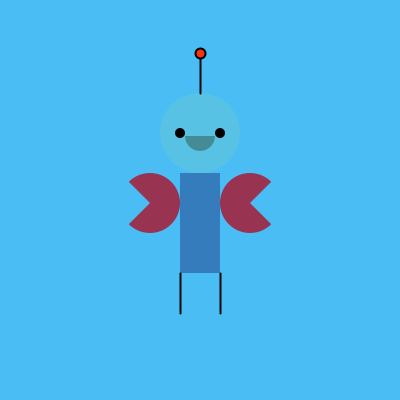
Frame 1 (no input)
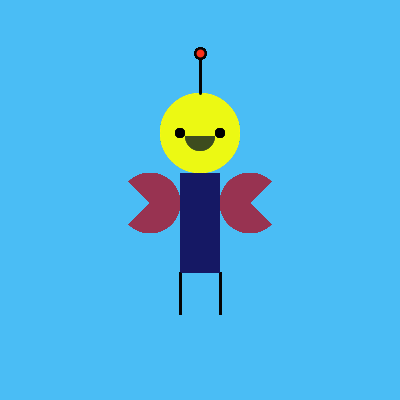
Frame 60 (the mouse pressed at the canvas centre just before this capture)
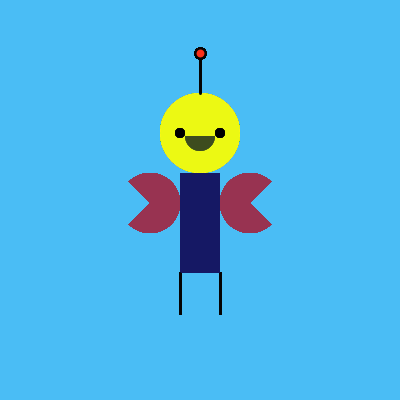
Frame 120 (the mouse held since frame 60 and released just before this capture)

The Processing sketch that drew these frames (run headless with seeded random() and noise(); from frame 60 on, the mouse is pressed at the canvas centre):

// Processing sketch: processing_29024
// ── processing_29024.pde

void setup() {
  size(400, 400);
  background(74, 189, 245);
  smooth();
}

void draw() {

  //positions
  int x = width/2;
  int y = height/3;

  ellipseMode(CENTER);
  rectMode(CENTER);
  noStroke();

  //face
  fill(245, 250, 15, 20);  //color
  ellipse(x, y, 80, 80);

  //eyes
  fill(0);
  ellipse(x-20, y,10,10);
  ellipse(x +20, y,10,10);


  //nose
  fill(39, 54, 31, 100);
  arc(x, y+3, 30, 30, 0, PI);

  //body
  fill(20, 22, 99, 100);
  rect(x, y+90, 40, 100);

  //hands
  fill(152, 51, 81);
  arc(x +50,y+70, 60, 60, PI/4, 7*PI/4);
  arc(x -50,y+70, 60, 60, 5*PI/4, 2*PI+ 3*PI/4);

  //headdress
  stroke(4);
  fill(250,48, 25);
  strokeWeight(2);
  line(x, y - 40, x, y - 80);
  ellipse(x, y - 80, 10, 10);

  //legs
  line(x +20, y+140, x+20, y+180);
  line(x -20, y+140, x-20, y+180);
}
                
